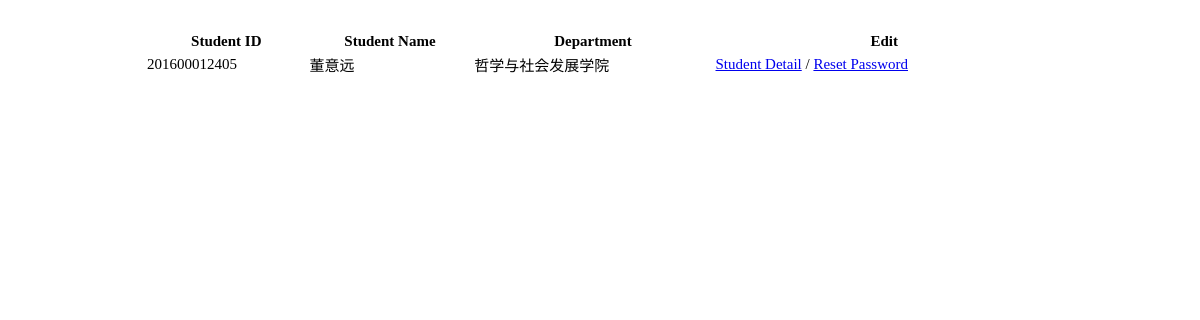
Page /admin/fun/getUser.php?sid=201600012405 on the committed database.
### tables this page shows
CREATE TABLE `student` (
  `sid` char(12) NOT NULL,
  `name` varchar(10) NOT NULL,
  `sex` char(1) NOT NULL,
  `age` varchar(3) DEFAULT NULL,
  `class` varchar(10) DEFAULT NULL,
  `idnum` char(18) DEFAULT NULL,
  `did` char(2) DEFAULT NULL,
  `email` char(30) DEFAULT NULL,
  `tel` char(11) DEFAULT NULL
);

### admin/fun/getUser.php (the view, shortened to what this page needs)
<!DOCTYPE html>
<html lang="en">
<head>
    <link rel="stylesheet" type="text/css" href="../css/fun.css">
</head>
<body>
<table>
    <tr>
        <th>Student ID</th>
        <th>Student Name</th>
        <th>Department</th>
        <th>Edit</th>
    </tr>
    <?php
    require_once("../../config/database.php");
    $com="select * from student natural join (select did,dname from department) as didname where 1=1" ;
    if($_GET['sid']){
        $com=$com." and sid like '%".$_GET['sid']."%'";
    }
    $result=mysqli_query($db,$com);
    if($result){
        while($row=mysqli_fetch_object($result)){
            ?>
            <tr>
                <td><?php echo $row->sid ?></td>
                <td><?php echo $row->name ?></td>
                <td><?php echo $row->dname ?></td>
                <td><a href="modiStudent.php?sid=<?php echo $row->sid ?>">Student Detail</a> / <a href="./resetPassword.php?sid=<?php echo $row->sid; ?>">Reset Password</a></td>
            </tr>
            <?php
        }
    }
    ?>
</table>
</body>
</html>

### admin/css/fun.css (style rules this page uses)
body { margin: 30px; }
table { width:80%; margin: 0 auto; font-size: 15px; }

### rows in the picture
student: sid "201600012405", name "董意远", dname "哲学与社会发展学院"
